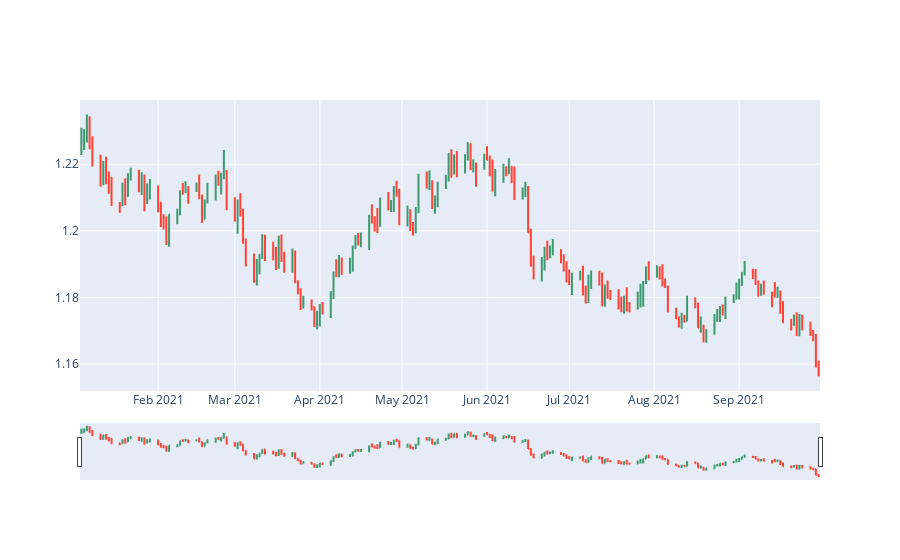

The code cell stored with this chart in its notebook:
### Code cell
# visualize data with plotly library
fig = go.Figure(data=go.Ohlc(
    x=ohlc_df['time'],
    open=ohlc_df['open'],
    high=ohlc_df['high'],
    low=ohlc_df['low'],
    close=ohlc_df['close'],
))
# fig.update(layout_xaxis_rangeslider_visible=False)

fig.show()

### Figure 1 — Plotly figure (JSON) as saved in the notebook; plotly's stock layout.template omitted (floating-point values rounded to 4 significant figures; data arrays with more than 128 entries replaced by an {"elided": "..."} marker saying what was removed)
{"data": [{"close": {"elided": "194 float values"}, "high": {"elided": "194 float values"}, "low": {"elided": "194 float values"}, "open": {"elided": "194 float values"}, "type": "ohlc", "x": {"elided": "194 str values"}}], "layout": {"autosize": true, "xaxis": {"autorange": false, "range": ["2021-01-03 12:00", "2021-09-30 12:00"], "rangeslider": {"autorange": true, "range": ["2021-01-03 12:00", "2021-09-30 12:00"], "yaxis": {"_template": null, "rangemode": "match"}}, "type": "date"}, "yaxis": {"autorange": true, "range": [1.152, 1.239]}}}
